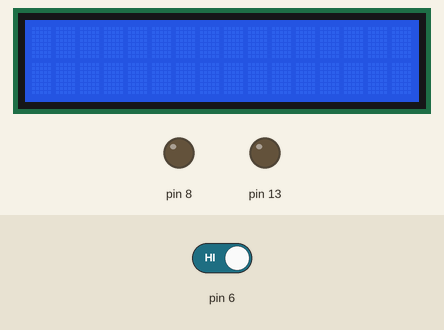
Recording of a sketch running on a simulated Arduino Uno, built with avr-gcc and run on an emulated ATmega328P. Shown: 16×2 character LCD, output pins drawn as LEDs (lit = HIGH). Inputs (shaded band) come from the test bench; at power-on: pin 6 HIGH. What the sketch prints to the serial monitor is not drawn.

Above: at 1.2 s.
1.3 s: pin 6 driven LOW
At 2.1 s:
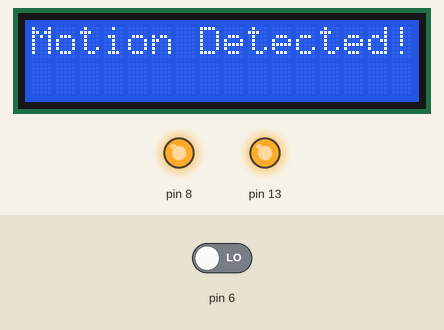
2.8 s: pin 6 driven HIGH
At 4.4 s:
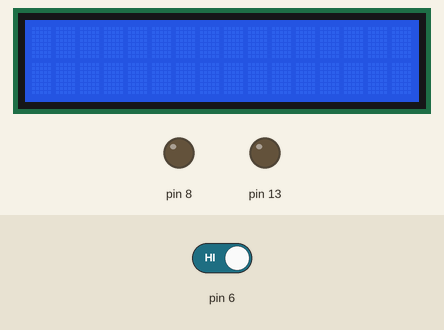
Timing chart, 0 to 5.9 s (numbered marks = the images above; inputs shaded):
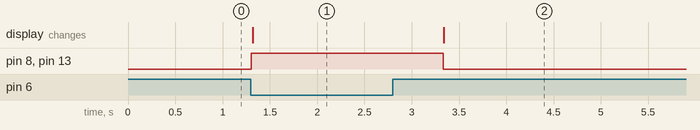

The sketch:

MotionPlusLCD.ino
```cpp
//The code is written in Arduino IDE
//The code is free to use

/*This project detectes the motion through IR sensor and if its detected then the LED get on and Piezo Beeps and the LCD screen displays "Motion Detected"*/
//The Code is written by Ajay Tainwala
//For more information visit: www.circuitdigest.com


#include <Wire.h>
#include <LiquidCrystal_I2C.h>

// Set the LCD address (use the correct address for your module)
LiquidCrystal_I2C lcd(0x27, 16, 2); // Change the address if needed

void setup()
{
    //The LCD is connected to SDA and SCL pin of arduino

    Serial.begin(9600);
    lcd.init();      // Initialize the LCD
    lcd.backlight(); // Turn on the backlight
    pinMode(8, OUTPUT);
    pinMode(13, OUTPUT);
    pinMode(6, INPUT);
}
void loop()
{
    int sensValue = digitalRead(6);
    if (sensValue == LOW)
    {
        Serial.print("Motion Detected!");
        digitalWrite(8, HIGH);
        digitalWrite(13, HIGH);
        lcd.setCursor(0, 0);
        lcd.print("Motion Detected!");
        delay(1000);
    }
    else
    {
        digitalWrite(8, LOW);
        digitalWrite(13, LOW);
        lcd.setCursor(0, 0);
        lcd.clear();
    }
}
```

Measured:
- after the input at 1.3 s, pin 8, pin 13: LOW → HIGH at once; the display: changes at once (image 1)
- after the input at 2.8 s, pin 8, pin 13: HIGH → LOW after 0.53 s; the display: changes after 0.54 s (image 2)
